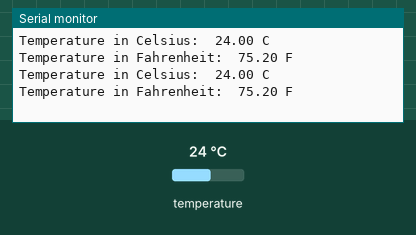
The sketch below on a simulated Arduino Uno, built with avr-gcc and run on an emulated ATmega328P. On the bench: the last lines printed to the serial monitor. Wiring (inferred from the names in the program): LM75 temperature sensor at I2C address 0x49. The inputs (shaded band) are chosen by the test bench; at power-on: temperature 24 °C.

Above: at 1.5 s.
1.6 s: temperature set to 12 °C
At 2.7 s:
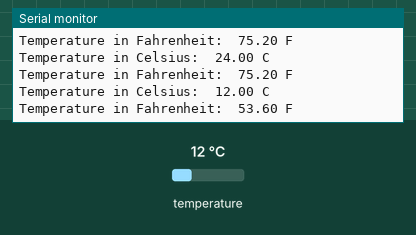
3.1 s: temperature set to 19 °C
At 3.7 s:
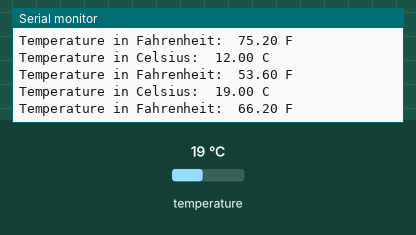
Timing chart, 0 to 6.1 s (numbered marks = the images above; inputs shaded):
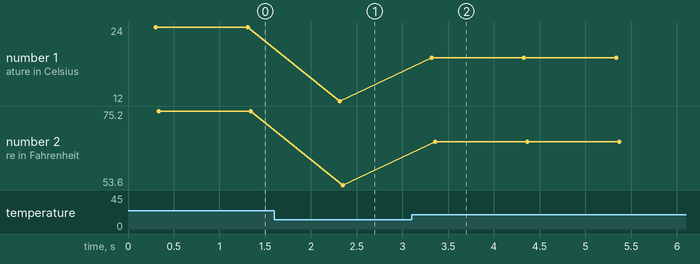

The sketch:

LM75BIMM.ino
```cpp
// (licence header left out)
#include<Wire.h>

// LM75BIMM I2C address is 0x49(73)
#define Addr 0x49

void setup()
{
  // Initialise I2C communication as MASTER
  Wire.begin();
  // Initialise Serial communication, set baud rate = 9600
  Serial.begin(9600);

  // Start I2C Transmission
  Wire.beginTransmission(Addr);
  // Select configuration register
  Wire.write(0x01);
  // Continuous operation, normal operation
  Wire.write(0x00);
  // Stop I2C Transmission
  Wire.endTransmission();

  delay(300);
}

void loop()
{
  unsigned int data[2];

  // Start I2C Transmission
  Wire.beginTransmission(Addr);
  // Select temperature data register
  Wire.write(0x00);
  // Stop I2C Transmission
  Wire.endTransmission();

  // Request 2 bytes of data
  Wire.requestFrom(Addr,2);

  // Read 2 bytes of data
  // temp msb, temp lsb
  if(Wire.available()==2)
  {
    data[0] = Wire.read();
    data[1] = Wire.read();
  }

  // Convert the data to 9-bits
  int temp = (data[0] * 256 + (data[1] & 0x80)) / 128;
  if (temp > 255)
  {
    temp -= 512;
  }
  float cTemp = temp * 0.5;
  float fTemp = cTemp * 1.8 + 32;

  // Output data to serial monitor
  Serial.print("Temperature in Celsius:  ");
  Serial.print(cTemp);
  Serial.println(" C");
  Serial.print("Temperature in Fahrenheit:  ");
  Serial.print(fTemp);
  Serial.println(" F");
  delay(1000);
}
```

Measured:
- after the input at 1.6 s, the serial monitor: prints a new line after 0.71 s (image 1)
- after the input at 3.1 s, the serial monitor: prints a new line after 0.22 s (image 2)
- plotted number 1: 24 → 12 after the input at 1.6 s, 12 → 19 after the input at 3.1 s
- plotted number 2: 75.2 → 53.6 after the input at 1.6 s, 53.6 → 66.2 after the input at 3.1 s
